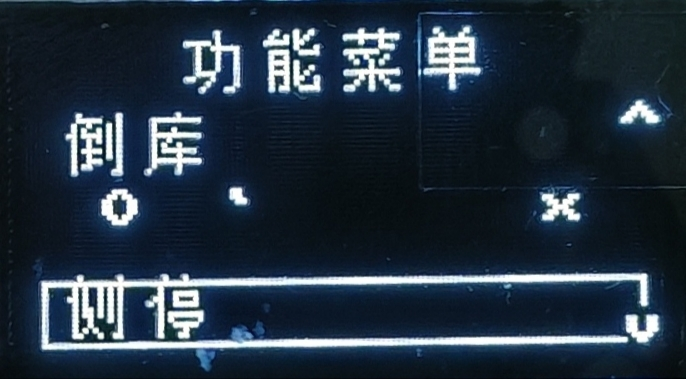
#> input picture IMG_20261012_232417..jpg, 686 x 379 px, found by its file name
$ python measure2.py
#> lines starting #> are read from the running program, lines starting #| are printed output that depends on the picture; after the words box and inside, x2 and y2 are one past the last pixel; in counts of white or black regions, pixels touching at a corner belong together
#!/usr/bin/env python3
# -*- coding: utf-8 -*-
"""Measure the new (straight-on) photo: locate the OLED glass, then the content
bands, and derive the real row pitch and glyph height in OLED rows."""
import numpy as np
from PIL import Image

im = Image.open("IMG_20261012_232417..jpg").convert("L")
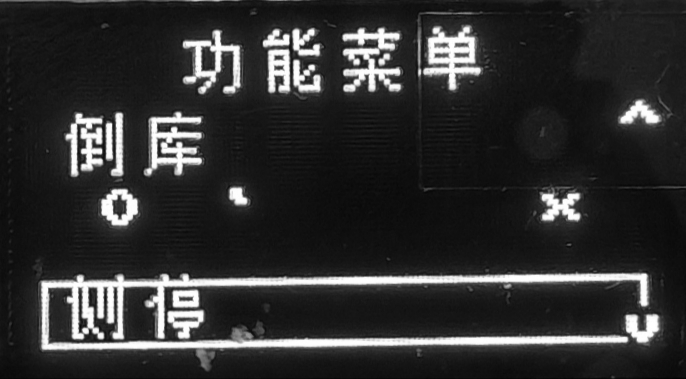
#> im: PIL image 686x379 L; min 1, max 255, mean 48.2
a = np.asarray(im).astype(float)
H, W = a.shape
#> H = 379; W = 686
print("photo", W, "x", H)
#| photo 686 x 379

# The glass = dark rectangle with lit text. Find it as the region between the
# bright bezel edges: scan for the big dark area.
dark = a < 60
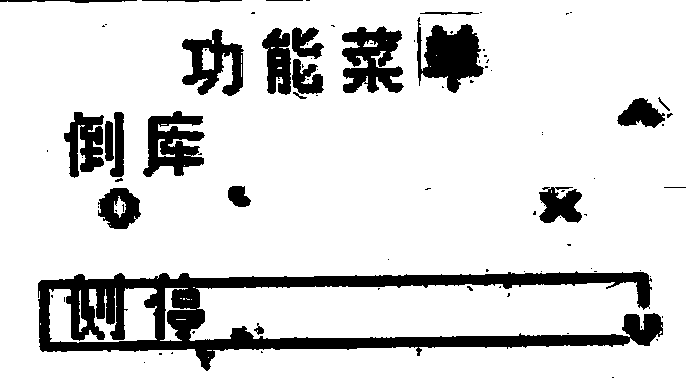
#> dark: shape (379, 686) bool; 85.1% white; 92 black regions (68 under 20 px), largest, box (x1, y1, x2, y2) and area: (38, 271, 663, 371) 19066, (417, 17, 484, 93) 2904, (342, 26, 404, 93) 2658
# row/col support of darkness over long runs
rowsup = dark.mean(axis=1)
#> rowsup = 379 values, max 1 at index 3, min 0.109 at index 280, mean 0.851
colsup = dark.mean(axis=0)
#> colsup = 686 values, max 0.997 at index 7, min 0.538 at index 116, mean 0.851
ys = np.where(rowsup > 0.5)[0]
#> ys = 357 values from 0 to 378
xs = np.where(colsup > 0.5)[0]
#> xs = 686 values from 0 to 685
print("dark rows", ys.min(), ys.max(), "dark cols", xs.min(), xs.max())
#| dark rows 0 378 dark cols 0 685

Y0, Y1, X0, X1 = ys.min(), ys.max(), xs.min(), xs.max()
#> Y0 = 0; Y1 = 378; X0 = 0; X1 = 685
sub = a[Y0:Y1 + 1, X0:X1 + 1]
print("glass crop", sub.shape[1], "x", sub.shape[0])
#| glass crop 686 x 379

mask = sub > 140
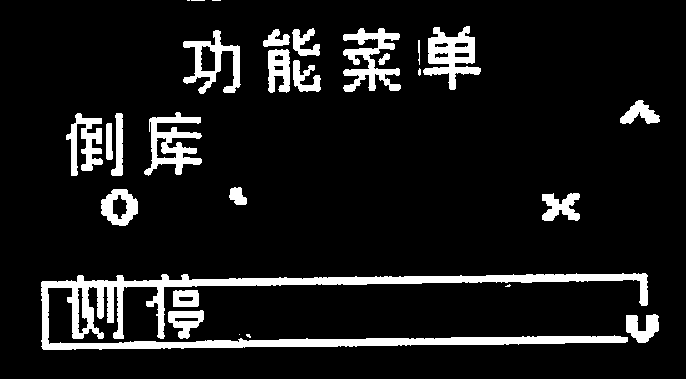
#> mask: shape (379, 686) bool; 9.9% white; 28 white regions (7 under 20 px), largest, box (x1, y1, x2, y2) and area: (41, 273, 648, 350) 11438, (423, 26, 481, 90) 1750, (343, 28, 401, 92) 1739
rp = mask.sum(axis=1)
#> rp = 379 values, max 540 at index 281, min 0 at index 1, mean 67.87

print("\ncontent bands inside glass (photo-y-offset, height, x extent):")
bands = []
run = None
for i, n in enumerate(rp):
    on = n > 3
    if on and run is None:
        run = i
    elif not on and run is not None:
        bands.append((run, i - 1))
        run = None
#> this loop made 379 passes
#> (n, on) on passes 1 to 12: (26, True), (0, False), (0, False), (0, False), (0, False), (0, False), (0, False), (0, False), (0, False), (0, False), (0, False), (0, False)
#> on on passes 95, 101, 177, 188, 227, 274: False, True, False, True, False, True
#> after the loop, bands = [(0, 0), (26, 93), (100, 175), (187, 225), (273, 349)]
if run is not None:
    bands.append((run, len(rp) - 1))

for k, (t, b) in enumerate(bands):
    if b - t < 2:
        continue
    cols = np.where(mask[t:b + 1].any(axis=0))[0]
    print(f"  band {k:2d}: y {t:4d}..{b:4d} h={b-t+1:4d}  x {cols.min():4d}..{cols.max():4d}"
          f"  maxlit={int(rp[t:b+1].max())}")
#> this loop made 5 passes
#|   band  1: y   26..  93 h=  68  x  183.. 480  maxlit=185
#|   band  2: y  100.. 175 h=  76  x   66.. 659  maxlit=114
#|   band  3: y  187.. 225 h=  39  x  101.. 579  maxlit=80
#|   band  4: y  273.. 349 h=  77  x   41.. 658  maxlit=540

print("\ncolumn profile (glass-x : lit count) to find the selection box extent:")
cp = mask.sum(axis=0)
#> cp = 686 values, max 153 at index 121, min 0 at index 0, mean 37.5
print("first/last lit column:", np.where(cp > 0)[0].min(), np.where(cp > 0)[0].max())
#| first/last lit column: 41 659

# long horizontal lines = box borders
print("\nrows with wide horizontal lines (>150 lit px):")
for i, n in enumerate(rp):
    if n > 150:
        xs2 = np.where(mask[i])[0]
        print(f"  glass-y {i:4d} lit={int(n):4d} x {xs2.min():4d}..{xs2.max():4d}")
#> this loop made 379 passes
#|   glass-y   49 lit= 153 x  195.. 474
#|   glass-y   50 lit= 164 x  195.. 474
#|   glass-y   51 lit= 152 x  195.. 474
#|   glass-y   52 lit= 151 x  195.. 474
#|   glass-y   69 lit= 159 x  195.. 480
#|   glass-y   70 lit= 171 x  195.. 480
#|   glass-y   71 lit= 185 x  195.. 480
#|   glass-y   72 lit= 181 x  195.. 479
#> (further printed lines are left out)

$ run again, with IMG_20261012_230200..jpg copied over IMG_20261012_232417..jpg
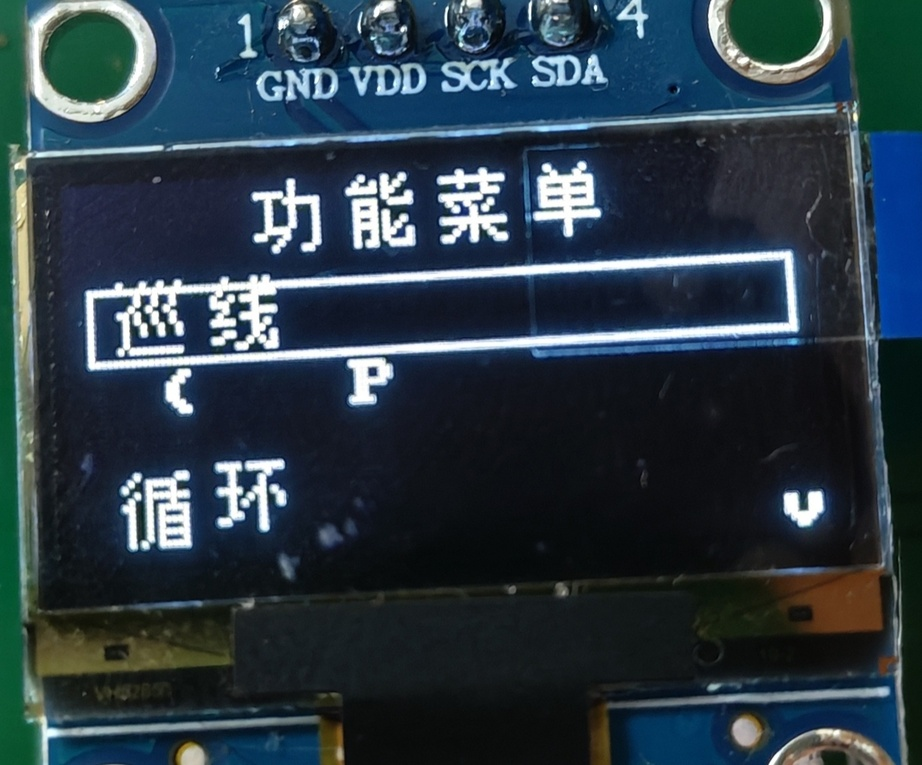
#> input picture IMG_20261012_230200..jpg, 922 x 765 px, shrunk from 1149 x 954 before the run, found by its file name
#| photo 922 x 765
#> `dark = a < 60`:
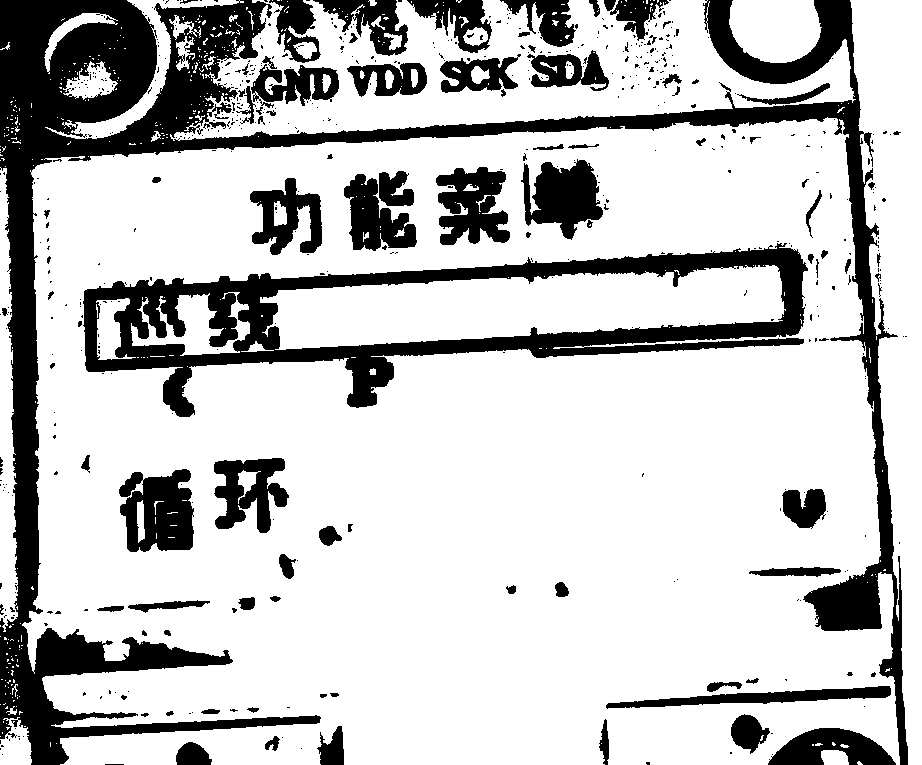
#> dark: shape (765, 922) bool; 76.4% white; 574 black regions (479 under 20 px), largest, box (x1, y1, x2, y2) and area: (0, 0, 908, 765) 79063, (83, 243, 808, 417) 32083, (119, 469, 194, 552) 4577
#> rowsup = 765 values, max 0.969 at index 453, min 0.379 at index 9, mean 0.764
#> colsup = 922 values, max 1 at index 908, min 0.051 at index 23, mean 0.764
#> ys = 719 values from 17 to 764
#> xs = 894 values from 0 to 921
#| dark rows 17 764 dark cols 0 921
#> Y0 = 17; Y1 = 764; X0 = 0; X1 = 921
#| glass crop 922 x 748
#> `mask = sub > 140`:
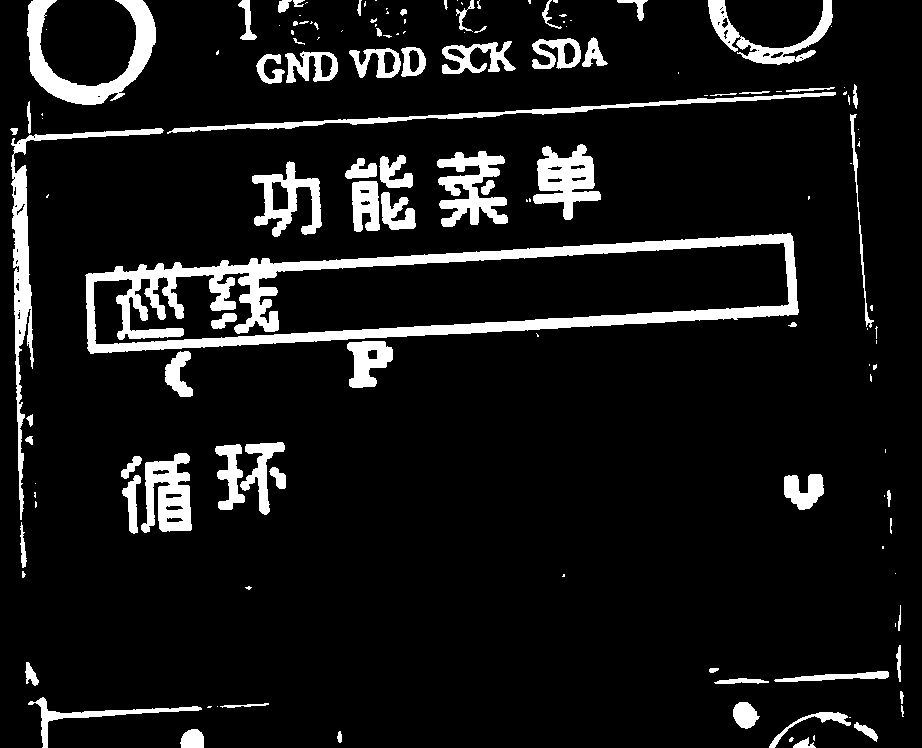
#> mask: shape (748, 922) bool; 9.4% white; 144 white regions (70 under 20 px), largest, box (x1, y1, x2, y2) and area: (85, 233, 799, 354) 18917, (27, 0, 156, 105) 4457, (11, 128, 164, 520) 4251
#> rp = 748 values, max 295 at index 330, min 0 at index 568, mean 86.59
#> the loop `for i, n in enumerate(rp):` made 748 passes
#> (n, on) on passes 1 to 8: (163, True), (162, True), (150, True), (129, True), (122, True), (127, True), (127, True), (112, True)
#> after the loop `for i, n in enumerate(rp):`: bands = [(0, 399), (402, 408), (413, 426), (430, 533), (535, 535), (542, 566), (573, 576), (587, 588), (623, 624), (653, 658), (662, 684)]; run = 695
#> the loop `for k, (t, b) in enumerate(bands):` made 12 passes
#> (printed output is left out)
#> cp = 922 values, max 325 at index 21, min 0 at index 0, mean 70.25
#| first/last lit column: 10 903
#> the loop `for i, n in enumerate(rp):` made 748 passes
#> (printed output is left out)
